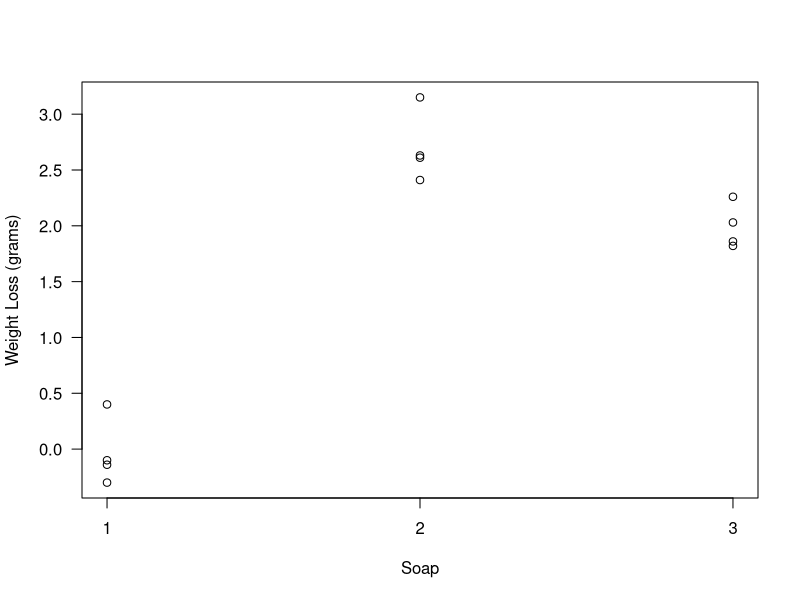

Write the R code that produced this figure.
library(tibble)

options(digits=6)

#------------------------------------------------------------------------------#
# Create the soap_data dataset 
# tribble() creates a tibble using a "row-wise" syntax for easy reading.
# Columns: Soap (treatment group), Cube (block/sample ID), Prewt (before drying),
#          Postwt (after drying), WtLoss (weight loss in grams).
soap_data <- tribble(~Soap, ~Cube, ~Prewt, ~Postwt, ~WtLoss,
1,    1,   13.14,  13.44,  -0.30,
1,    2,   13.17,  13.27,  -0.10,
1,    3,   13.17,  13.31,  -0.14,
1,    4,   13.17,  12.77,   0.40,
2,    5,   13.03,  10.40,   2.63,
2,    6,   13.18,  10.57,   2.61,
2,    7,   13.12,  10.71,   2.41,
2,    8,   13.19,  10.04,   3.15,
3,    9,   13.14,  11.28,   1.86,
3,   10,   13.19,  11.16,   2.03,
3,   11,   13.06,  10.80,   2.26,
3,   12,   13.00,  11.18,   1.82)

# Display first 5 lines of soap_data
head(soap_data, 5)  

#------------------------------------------------------------------------------#
# Create a factor variable for treatment 
# Convert numeric 'Soap' into a factor with descriptive labels.
# This is important for ANOVA because R treats factors differently than numbers.
soap_data$fSoap = factor(soap_data$Soap, levels=1:3, labels=c("Regular (1)", "Deodorant (2)", "Moisturing (3)"))

# Check the first 5 rows again to see the new factor variable
head(soap_data, 5)

# Confirm data types
class(soap_data$fSoap)
class(soap_data$Soap)


#------------------------------------------------------------------------------#
# Create a Scatter plot to view the data
# las=1 rotates y-axis labels horizontally.
# xaxt="n" suppresses the default x-axis so we can customize it.
plot(WtLoss ~ Soap, data=soap_data, ylab = "Weight Loss (grams)", las=1, xaxt = "n")

# Add a custom x-axis with tick marks at 1, 2, and 3
axis(1, at = seq(1, 3, 1)) 

#------------------------------------------------------------------------------#
# Summarize the data
# Show summary statistics for weight loss and the soap factor
summary(soap_data[,c("WtLoss", "fSoap")])

# Show means by soap factor
aggregate(WtLoss ~ fSoap, data = soap_data, mean)

#------------------------------------------------------------------------------#
# Fit a One-Way ANOVA Model
# install.packages("lsmeans")
model1 <- lm(WtLoss ~ fSoap, data=soap_data)
anova(model1)
summary(model1)

#------------------------------------------------------------------------------#
# Compute least-squares means for each soap type
# lsmeans (least-squares means) gives adjusted group means.
# This is useful for comparing means after ANOVA.
# install.packages("lsmeans") # Uncomment to install if not already installed
library(emmeans)

lsmeans(model1, "fSoap")
